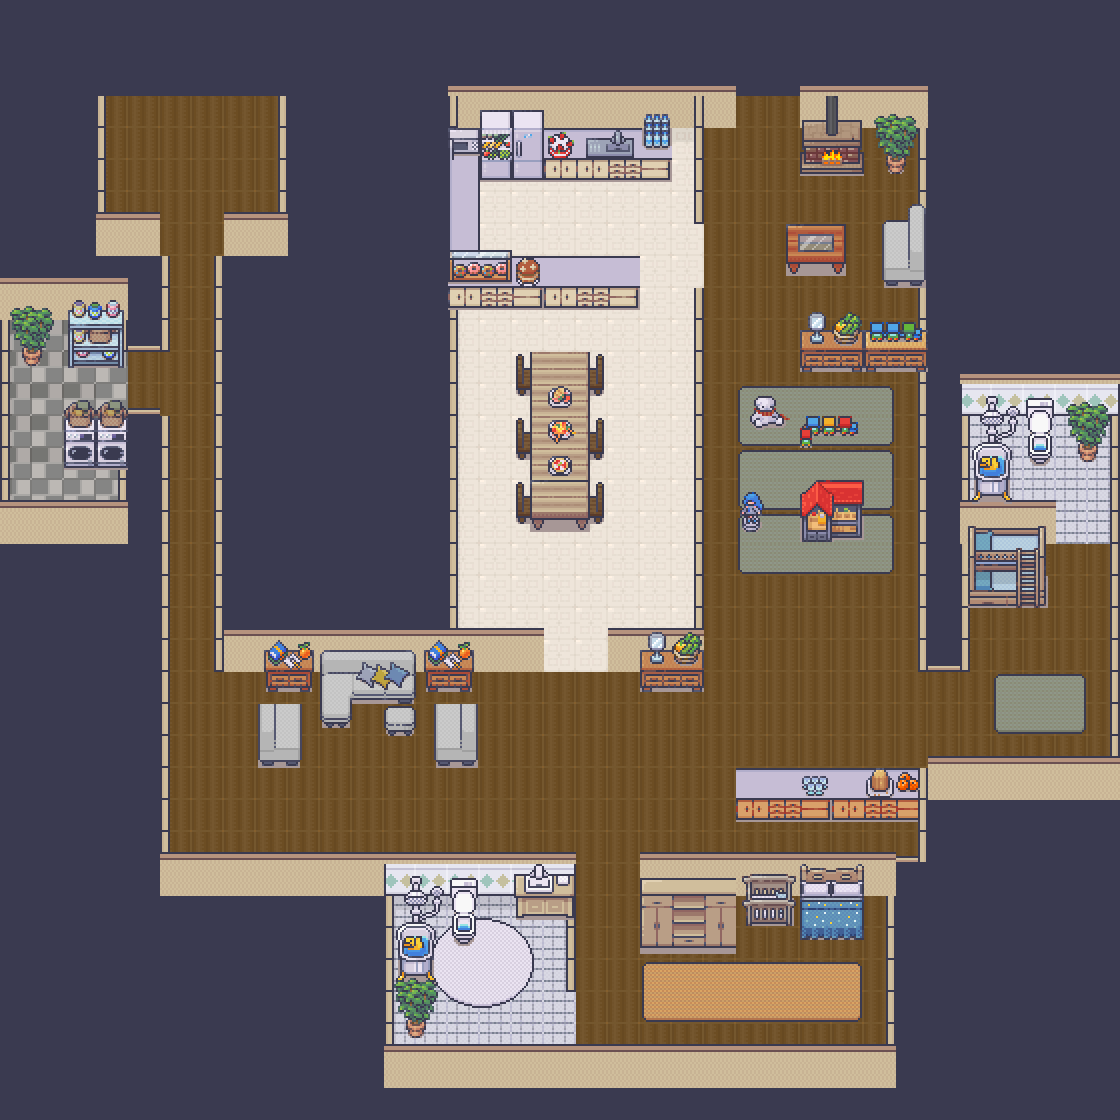

This is a level from a 2D game, rendered from its Tiled map with the project's own tilesets. A one-line summary and the map file follow, with tile-layer data summarised:
An orthogonal 35x35 tile map with 32x32 px tiles, 6 tile layers (groundLayer, wallLayer2, wallLayer, decoLayer, ...), 5 tilesets and 1 object (start).

<map version="1.9" tiledversion="1.9.2" orientation="orthogonal" renderorder="right-down" width="35" height="35" tilewidth="32" tileheight="32" infinite="0" nextlayerid="8" nextobjectid="3">
 <tileset firstgid="1" name="2_LivingRoom_32x32" tilewidth="32" tileheight="32" tilecount="720" columns="16">
  <image source="2_LivingRoom_32x32.png" width="512" height="1440" />
 </tileset>
 <tileset firstgid="721" name="3_Bathroom_32x32" tilewidth="32" tileheight="32" tilecount="896" columns="16">
  <image source="3_Bathroom_32x32.png" width="512" height="1792" />
 </tileset>
 <tileset firstgid="1617" name="Room_Builder_32x32" tilewidth="32" tileheight="32" tilecount="8284" columns="76">
  <image source="Room_Builder_32x32.png" width="2432" height="3488" />
 </tileset>
 <tileset firstgid="9901" name="12_Kitchen_32x32" tilewidth="32" tileheight="32" tilecount="784" columns="16">
  <image source="12_Kitchen_32x32.png" width="512" height="1568" />
 </tileset>
 <tileset firstgid="10685" name="4_Bedroom_32x32" tilewidth="32" tileheight="32" tilecount="1712" columns="16">
  <image source="4_Bedroom_32x32.png" width="512" height="3424" />
 </tileset>
 <layer id="1" name="groundLayer" width="35" height="35">
  <data>[1225 cells, 1225 non-empty, 15 distinct tile ids]</data>
 </layer>
 <layer id="4" name="wallLayer2" width="35" height="35">
  <data>[1225 cells, 47 non-empty, 8 distinct tile ids]</data>
 </layer>
 <layer id="2" name="wallLayer" width="35" height="35">
  <data>[1225 cells, 279 non-empty, 7 distinct tile ids]</data>
 </layer>
 <layer id="3" name="decoLayer" width="35" height="35">
  <data>[1225 cells, 143 non-empty, 109 distinct tile ids]</data>
 </layer>
 <objectgroup id="6" name="objectLayer">
  <object id="1" name="start" x="191.558" y="213.596">
   <point />
  </object>
 </objectgroup>
 <layer id="5" name="decoLayer2" width="35" height="35">
  <data>[1225 cells, 162 non-empty, 89 distinct tile ids]</data>
 </layer>
 <layer id="7" name="itemLayer" width="35" height="35">
  <data>[1225 cells, 33 non-empty, 33 distinct tile ids]</data>
 </layer>
</map>
